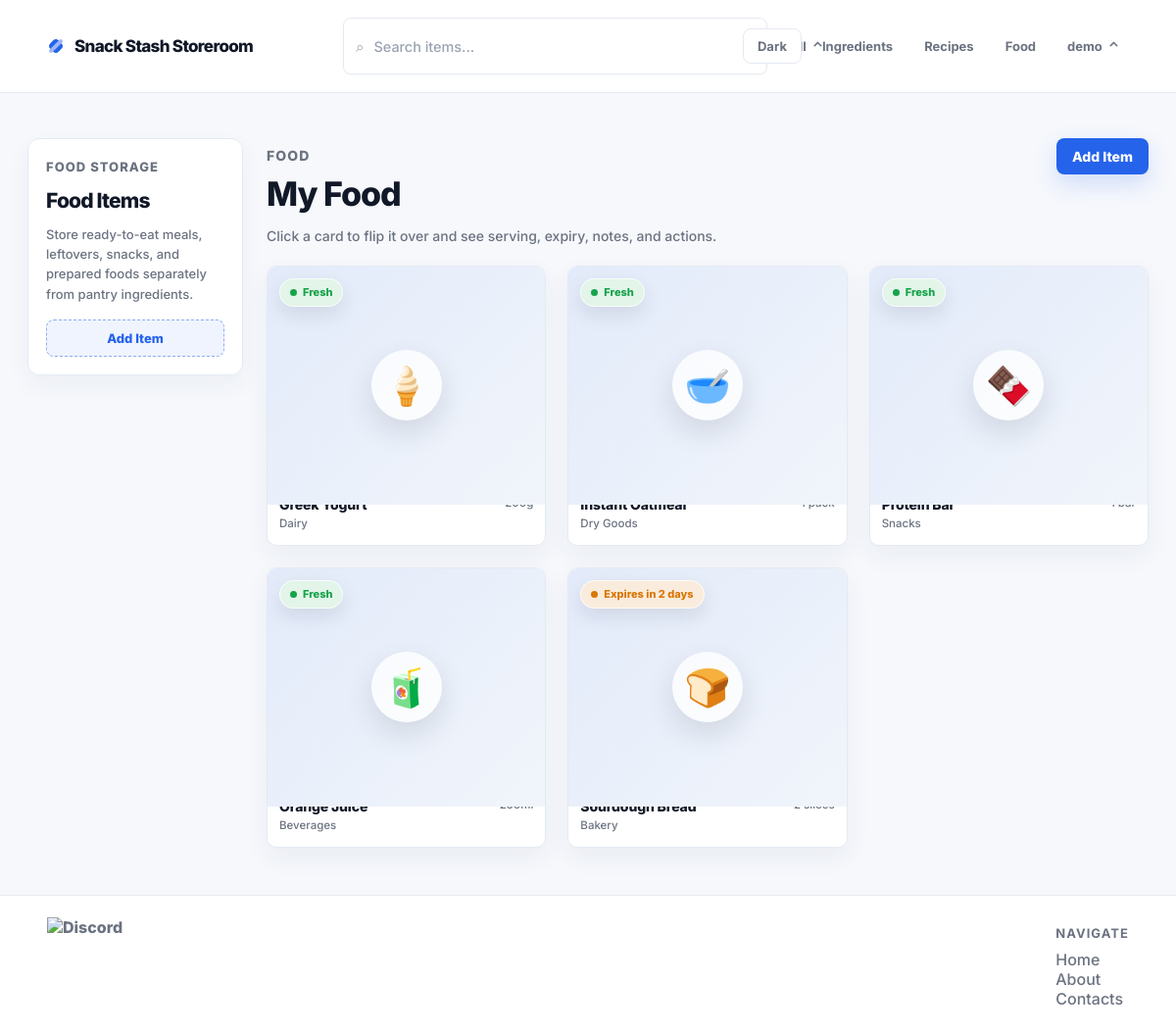
/food/page (signed in), run on the app's committed database.
### app/models/model.py (models this page shows, shortened)
class BaseModel(Model):
    class Meta:
        database = db

class User(UserMixin, BaseModel):
    id = AutoField()
    username = CharField(unique=True)
    email = CharField(unique=True)
    password_hash = CharField()
    created_at = DateTimeField(default=datetime.now)
    updated_at = DateTimeField(default=datetime.now)
    class Meta:
        table_name = "users"

class Food(BaseModel):
    id = AutoField()
    user = ForeignKeyField(User, backref="foods")
    name = CharField()
    emoji = CharField(default="🍽️")
    description = CharField(null=True)
    food_type = CharField()
    serving_size = CharField(null=True)
    category = CharField()
    expiry_date = DateField(null=True)
    notes = CharField(null=True)
    created_at = DateTimeField(default=datetime.now)
    updated_at = DateTimeField(default=datetime.now)
    class Meta:
        table_name = "food"

### app/routes/food.py (the view)
@food_bp.route("/page")
@login_required
def food_page():
    today = date.today()
    items = list(_user_food().dicts())
    return render_template(
        "food.html",
        items=items,
        today=today,
        warning_days=today + timedelta(days=3),
    )

### app/routes/food.py (called while the page is built)
def _user_id():
    return int(current_user.id)

def _user_food():
    return Food.select().where(Food.user_id == _user_id())

### app/templates/food.html (shortened to what this page needs)
{% extends "layout.html" %}
{% block content %}
<main class="dashboard-page">
    <div class="dashboard-shell">
        <aside class="dashboard-sidebar">
            <p class="sidebar-kicker quicksand-regular">Food Storage</p>
            <h1 class="elms-sans-regular">Food Items</h1>
            <p class="quicksand-regular">Store ready-to-eat meals, leftovers, snacks, and prepared foods separately from pantry ingredients.</p>
            <button class="quicksand-regular"
                hx-get="/food/new"
                hx-target="#food-form-container"
                hx-swap="innerHTML">Add Item</button>
        </aside>
        <section class="pantry-section dashboard-main">
            <div class="section-header">
                <div>
                    <p class="section-kicker quicksand-regular">Food</p>
                    <h2 class="elms-sans-regular h1">My Food</h2>
                    <p class="quicksand-regular">Click a card to flip it over and see serving, expiry, notes, and actions.</p>
                </div>
                <button class="quicksand-regular"
                    hx-get="/food/new"
                    hx-target="#food-form-container"
                    hx-swap="innerHTML">Add Item</button>
            </div>
            <div id="food-items" class="pantry-items-grid">
                {% include "_food_items.html" %}
            </div>
        </section>
    </div>
</main>
{% endblock %}

### app/templates/layout.html (shortened to what this page needs)
<!DOCTYPE html>
<html lang="en">
    <head>
        <link rel="stylesheet" href="{{ url_for('static', filename='styles.css', v=asset_version) }}">
    </head>
    <body class="light-mode">
        <nav>
            <div class="logo">
                <span class="logo-mark" aria-hidden="true"></span>
                <p class="elms-sans-regular h1">Snack Stash Storeroom</p>
            </div>
            {% if current_user.is_authenticated %}
            <div class="search-bar">
                <form id="search-form" class="search-form">
                    <span class="search-icon">⌕</span>
                    <input
                    id="search-filter"
                    type="text"
                    name="filter"
                    placeholder="Search items..."
                    class="quicksand-regular">
                    <button type="button" id="clear-search">×</button>
                </form>
                <details class="category-dropdown">
                    <summary class="dropdown-trigger elms-sans-regular">
                        <span class="chevron">⌄</span>
                    </summary>
                </details>
            </div>
            {% endif %}
            <ul class="nav-links">
                <li>
                    <button type="button" id="theme-toggle" class="theme-toggle quicksand-regular" aria-label="Toggle dark mode">
                    </button>
                </li>
                {% if current_user.is_authenticated %}
                <li><a href="{{ url_for('templates.dashboard') }}" class="quicksand-regular">Ingredients</a></li>
                <li><a href="{{ url_for('recipes.recipes_page') }}" class="quicksand-regular">Recipes</a></li>
                <li><a href="{{ url_for('food.food_page') }}" class="quicksand-regular">Food</a></li>
                <li>
                    <details class="dropdown">
                        <summary class="quicksand-regular dropdown-trigger">{{ current_user.username }}<span class="chevron">⌄</span></summary>
                    </details>
                </li>
                {% endif %}
            </ul>
        </nav>
        <div class="spacer-small"></div>
        {% block content %}
        {% endblock %}
        <footer>
            <div class="footer-connection">
                <img src="" alt="Discord" class="elms-sans-regular">
            </div>
            <ul class="footer-nav">
                <li class="elms-sans-regular"><h1>Navigate</h1></li>
                <li><a href="#" class="quicksand-regular">Home</a></li>
                <li><a href="#" class="quicksand-regular">About</a></li>
                <li><a href="#" class="quicksand-regular">Contacts</a></li>
            </ul>
        </footer>
    </body>
</html>

### app/templates/_food_items.html (shortened to what this page needs)
{% if items %}
  {% for item in items %}
    {% set item_category = item.category or "Uncategorized" %}
    {% set item_description = item.description or "" %}
    {% set item_notes = item.notes or "" %}
    {% set emoji = item.emoji or "🍽️" %}
    {% set status_class = "fresh" %}
    {% set status_label = "Fresh" %}
    {% if item.expiry_date and item.expiry_date < today %}
      {% set status_class = "expired" %}
      {% set status_label = "Expired" %}
    {% elif item.expiry_date and item.expiry_date <= warning_days %}
      {% set status_class = "warning" %}
      {% set status_label = "Expires in " ~ (item.expiry_date - today).days ~ " days" %}
    {% elif not item.expiry_date %}
      {% set status_class = "unknown" %}
      {% set status_label = "No expiry" %}
    {% endif %}
    <article class="pantry-card pantry-card--{{ status_class }}"
      data-search="{{ (emoji ~ ' ' ~ item.name ~ ' ' ~ item_category ~ ' ' ~ item_description ~ ' ' ~ (item.serving_size or '') ~ ' ' ~ item_notes)|lower }}">
      <div class="pantry-card-inner">
        <label class="pantry-card-face pantry-card-front" for="food-card-{{ item.id }}" data-card-flip
          aria-label="View details for {{ item.name }}">
          <span class="pantry-card-media">
            <span class="pantry-item-icon" aria-hidden="true">{{ emoji }}</span>
            <span class="expiry-chip expiry-chip--{{ status_class }}">{{ status_label }}</span>
          </span>
          <span class="pantry-card-main">
            <span>
              <strong class="elms-sans-regular">{{ item.name }}</strong>
              <small class="quicksand-regular">{{ item_category }}</small>
            </span>
            <span class="pantry-card-quantity quicksand-regular">{{ item.serving_size or "Not set" }}</span>
          </span>
        </label>
        <div class="pantry-card-face pantry-card-back">
          <label for="food-card-{{ item.id }}" class="card-back-button quicksand-regular" data-card-unflip>Back</label>
          <p class="dialog-eyebrow quicksand-regular">{{ item_category }}</p>
          <h3 class="elms-sans-regular">{{ emoji }} {{ item.name }}</h3>
          <div class="pantry-detail-list quicksand-regular">
            <div>
              <span>Serving</span>
              <strong>{{ item.serving_size or "Not set" }}</strong>
            </div>
            <div>
              <span>Expiry</span>
              <strong>{{ item.expiry_date or "None" }}</strong>
            </div>
            {% if item_description %}
              <div class="detail-notes">
                <span>Description</span>
              </div>
            {% endif %}
          </div>
        </div>
      </div>
    </article>
  {% endfor %}
{% else %}
  <div class="empty-state quicksand-regular">
    <p>No food items yet.</p>
    <p>Click "Add Item" to create your first entry.</p>
  </div>
{% endif %}

### data on the page
User: username "demo"
Food: emoji "🍦", status_label "Fresh", category "Dairy"
Food: emoji "🥣", status_label "Fresh", category "Dry Goods"
Food: emoji "🍫", status_label "Fresh", category "Snacks"
Food: emoji "🧃", status_label "Fresh", category "Beverages"
Food: emoji "🍞", status_label "Expires in 2 days", category "Bakery"
